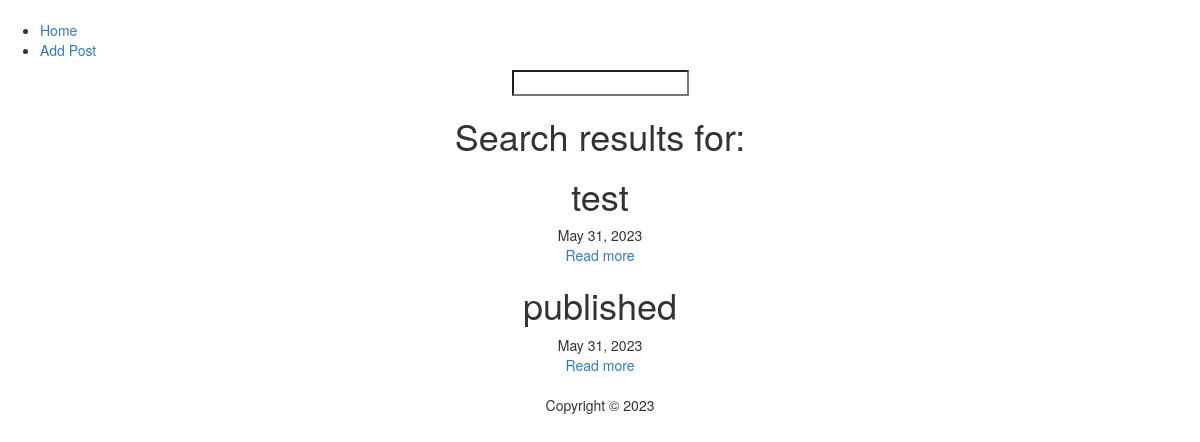
The app's page /search/ with its own data.
### main_app/models.py (models this page shows)
class Post(models.Model):
    Title = models.CharField(max_length=100)
    Content = models.TextField()
    is_published = models.BooleanField(default=False)
    publish_date = models.DateField()

### main_app/views.py (the view)
# urls.py: path("search/", views.search, name="search"),
def search(request:HttpRequest):
    search_phrase = request.GET.get("search", "")
    post = Post.objects.filter(Title__contains=search_phrase)
    return render(request, "main_app/search.html", {"posts" : post})

### main_app/templates/main_app/search.html (shortened to what this page needs)
{%extends 'main_app/base.html'%}
{%load static%}
{% block content%}
<h1 style="text-align: center">Search results for: {{ request.GET.search }} </h1>
{% for post in posts %}
<div style="text-align: center">
    {% if  post.is_published %}
    <h1> {{ post.Title }}</h1>
    <div>{{post.publish_date}}</div>
    <a href="{% url 'main_app:post_details' post.id %}">Read more</a>
    {% endif %}
</div>
{% endfor %}
{% endblock %}

### records on screen
Post: Title "test", publish_date "May 31, 2023"
Post: Title "published", publish_date "May 31, 2023"
